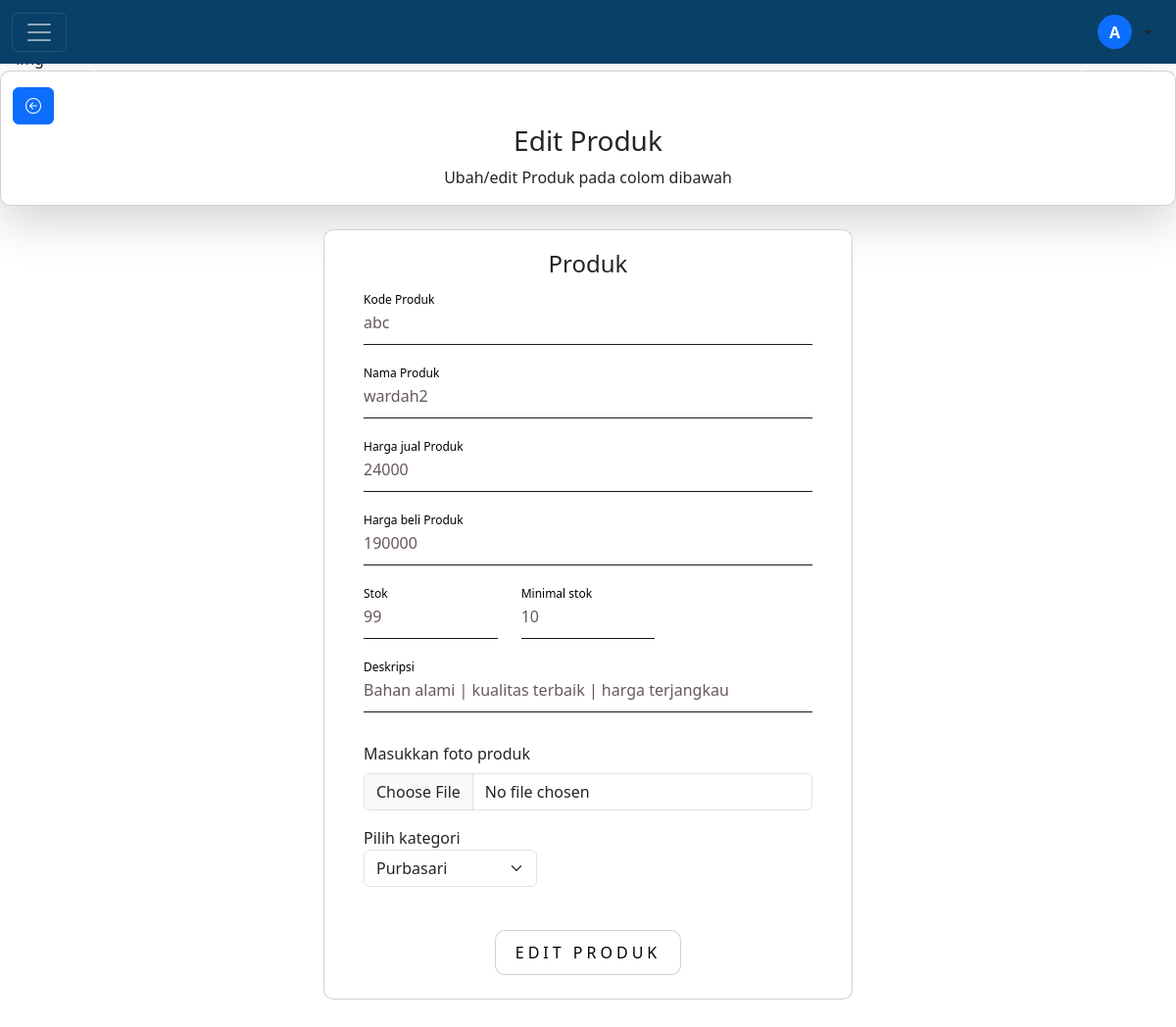
/e-commerce-native/e-commerce/admin/produk-edit.php?idProduk=531569, run on the app's committed database.
### tables this page shows
CREATE TABLE `produk` (
  `id` int(11) NOT NULL,
  `kode` varchar(10) NOT NULL,
  `nama` varchar(50) NOT NULL,
  `harga_jual` double NOT NULL,
  `harga_beli` double NOT NULL,
  `stok` int(11) NOT NULL,
  `min_stok` int(11) NOT NULL,
  `deskripsi` text NOT NULL,
  `kategori_produk_id` int(11) NOT NULL,
  `gambar` varchar(255) NOT NULL
);

CREATE TABLE `kategori_produk` (
  `id` int(11) NOT NULL,
  `nama` varchar(45) NOT NULL
);

### e-commerce-native/e-commerce/functions.php (called while the page is built, shortened)
<?php
  $host = "localhost";
  $user = "root";
  $pass = "";
  $db = "e_commerce";
  $conn = mysqli_connect("$host", "$user", "$pass", "$db");
  function query($query){
      global $conn;
      $result = mysqli_query($conn, $query);
      $rows = [];
      while( $row = mysqli_fetch_assoc($result) ){
          $rows[] = $row;
      }
      return $rows;
  }
?>

### e-commerce-native/e-commerce/admin/produk-edit.php (the view, shortened to what this page needs)
<?php
include "../functions.php";
$idProduk = $_GET["idProduk"];
$produk = query("SELECT produk.*, kategori_produk.nama AS nama_kategori
                FROM produk
                JOIN kategori_produk ON produk.kategori_produk_id = kategori_produk.id
                WHERE produk.id = $idProduk
                ")[0];
$kategori = query("SELECT * FROM `kategori_produk`");
?>
<!DOCTYPE html>
<html lang="en">
  <head>
    <link href="https://cdn.jsdelivr.net/npm/bootstrap@5.3.0-alpha3/dist/css/bootstrap.min.css" rel="stylesheet" />
    <link rel="stylesheet" href="css/editProduk.css" />
    <link rel="stylesheet" href="https://cdn.jsdelivr.net/npm/bootstrap-icons@1.10.4/font/bootstrap-icons.css" />
  </head>
  <body>
    <?php require "navbar.php" ?>
    <section id="slide">
      <div id="carouselExampleAutoplaying" class="carousel slide" data-bs-ride="carousel">
        <div class="carousel-inner">
          <div class="carousel-item active">
          </div>
        </div>
        <button class="carousel-control-prev" type="button" data-bs-target="#carouselExampleAutoplaying" data-bs-slide="prev">
        </button>
        <button class="carousel-control-next" type="button" data-bs-target="#carouselExampleAutoplaying" data-bs-slide="next">
        </button>
      </div>
    </section>
    <section id="header-tambahProduk">
      <div class="container-fluid card shadow-lg">
        <div class="row mt-3">
          <div class="col-2">
            <a href="produk.php"
              ><button type="button" class="btn btn-primary"><i class="bi bi-arrow-left-circle"></i></button
            ></a>
          </div>
          <div class="col-12 text-center">
            <h3>Edit Produk</h3>
            <p>Ubah/edit Produk pada colom dibawah</p>
          </div>
        </div>
      </div>
    </section>
    <section id="editProduk">
    <div class="container-fluid">
      <div class="row m-4 justify-content-center">
        <div class="col-md-6 mb-3">
          <div class="card">
            <div class="login-box">
              <form action="" method="post" enctype="multipart/form-data">
                <h4 class="mb-4 text-center">Produk</h4>
                <div class="user-box">
                  <input type="text" name="kode" value="<?= $produk['kode']; ?>" required="" />
                  <label class="text-black">Kode Produk</label>
                </div>
                <div class="user-box">
                  <input type="text" name="nama" value="<?= $produk['nama']; ?>" required="" />
                  <label class="text-black">Nama Produk</label>
                </div>
                <div class="user-box">
                  <input type="text" name="harga_jual" value="<?= $produk['harga_jual']; ?>" required="" />
                  <label class="text-black">Harga jual Produk</label>
                </div>
                <div class="user-box">
                  <input type="text" name="harga_beli" value="<?= $produk['harga_beli']; ?>" required="" />
                  <label class="text-black">Harga beli Produk</label>
                </div>
                <div class="row">
                  <div class="col-md-4">
                    <div class="user-box">
                      <input type="number" name="stok" min="0" value="<?= $produk['stok']; ?>" required="" />
                      <label class="text-black">Stok</label>
                    </div>
                  </div>
                  <div class="col-md-4">
                    <div class="user-box">
                      <input type="number" name="min_stok" min="0" value="<?= $produk['min_stok']; ?>" required="" />
                      <label class="text-black">Minimal stok</label>
                    </div>
                  </div>
                </div>
                <div class="user-box">
                  <input type="text" name="deskripsi" value="<?= $produk['deskripsi']; ?>" required="" />
                  <label class="text-black">Deskripsi</label>
                </div>
                <div class="mb-3">
                  <label for="formFile" class="form-label">Masukkan foto produk</label>
                  <input class="form-control" type="file" name="gambar" id="formFile" />
                </div>
                <div class="row">
                  <div class="col-md-5">
                    <div>
                      <label for="text-black">Pilih kategori</label>
                      <select class="form-select" name="kategori_produk_id" required>
                        <?php foreach ($kategori as $index => $k) : ?>
                          <option value="<?= $k['id']; ?>" <?php if ($k['id'] == $produk["kategori_produk_id"]): ?> selected <?php endif; ?>>
                          <?= $k['nama']; ?>
                          </option>
                        <?php endforeach; ?>
                      </select>
                    </div>
                  </div>
                </div>
                <div class="row text-center my-4">
                  <div class="col-md-12">
                    <div class="login-box">
                      <button type="submit" name="edit" class="card">
                        Edit Produk
                      </button>
                    </div>
                  </div>
                </div>
              </form>
            </div>
          </div>
        </div>
      </div>
    </div>
    </section>
  </body>
</html>

### e-commerce-native/e-commerce/admin/css/editProduk.css (style rules this page uses)
body { background-color: #fffffe; }
a { text-decoration: none; color: rgb(250, 250, 250); }
.card { background: white; border-radius: 10px; transition: border-radius 0.5s cubic-bezier(0.175, 0.885, 0.32, 1.275); }
.login-box { padding-left: 40px; padding-right: 40px; padding-top: 20px; }
.login-box .user-box { position: relative; }
.login-box .user-box input { width: 100%; padding: 10px 0; font-size: 16px; color: #685858; margin-bottom: 30px; border: none; border-bottom: 1px solid #191818; outline: none; background: transparent; }
.login-box .user-box label { position: absolute; top: 0; left: 0; padding: 10px 0; font-size: 16px; color: #fff; pointer-events: none; transition: 0.5s; }
.login-box .user-box input:focus ~ label, .login-box .user-box input:valid ~ label { top: -20px; left: 0; color: #bdb8b8; font-size: 12px; }
.login-box form button { position: relative; display: inline-block; padding: 10px 20px; color: #000000; font-size: 16px; text-decoration: none; text-transform: uppercase; overflow: hidden; transition: 0.5s; letter-spacing: 4px; }
a { text-decoration: none; color: black; }

### data on the page
produk: kode "abc", nama "wardah2", harga_jual "24000", harga_beli "190000", stok "99", min_stok "10", deskripsi "Bahan alami | kualitas terbaik | harga terjangkau", kategori_produk_id "Purbasari"
